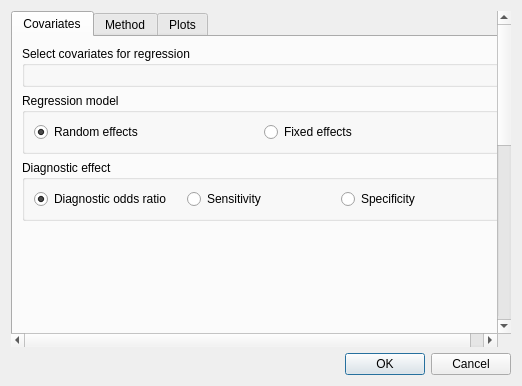
<?xml version="1.0" encoding="UTF-8"?>
<ui version="4.0">
 <class>AnalysisSetupDialog</class>
 <widget class="QDialog" name="AnalysisSetupDialog">
  <property name="windowModality">
   <enum>Qt::ApplicationModal</enum>
  </property>
  <property name="geometry"><rect><x>0</x><y>0</y><width>0</width><height>0</height></rect></property>
  <property name="windowTitle">
   <string>Method and parameters</string>
  </property>
  <property name="windowIcon">
   <iconset>
    <normaloff>:/misc/meta.png</normaloff>:/misc/meta.png</iconset>
  </property>
  <layout class="QVBoxLayout" name="verticalLayout">
   <item>
    <widget class="QScrollArea" name="content_scroll_area">
     <property name="frameShape"><enum>QFrame::NoFrame</enum></property>
     <property name="widgetResizable"><bool>true</bool></property>
     <widget class="QWidget" name="content_scroll_area_widget">
      <layout class="QVBoxLayout" name="content_scroll_layout">
       <property name="leftMargin"><number>0</number></property>
       <property name="topMargin"><number>0</number></property>
       <property name="rightMargin"><number>0</number></property>
       <property name="bottomMargin"><number>0</number></property>
       <item>
    <widget class="QTabWidget" name="specs_tab">
     <property name="currentIndex">
      <number>0</number>
     </property>
     <widget class="QWidget" name="covariates_tab">
      <attribute name="title">
       <string>Covariates</string>
      </attribute>
      <layout class="QVBoxLayout" name="covariates_tab_layout">
       <item>
        <widget class="QGroupBox" name="covariate_group_box">
         <property name="title">
          <string>Select covariates for regression</string>
         </property>
         <layout class="QGridLayout" name="covariates_layout"/>
        </widget>
       </item>
       <item>
       <widget class="QGroupBox" name="regression_model_group">
         <property name="title">
          <string>Regression model</string>
         </property>
         <layout class="QHBoxLayout" name="regression_model_layout">
          <item>
           <widget class="QRadioButton" name="random_effects_radio">
            <property name="text"><string>Random effects</string></property>
            <property name="checked"><bool>true</bool></property>
           </widget>
          </item>
          <item>
           <widget class="QRadioButton" name="fixed_effects_radio">
            <property name="text"><string>Fixed effects</string></property>
           </widget>
          </item>
         </layout>
        </widget>
       </item>
       <item>
        <widget class="QGroupBox" name="diagnostic_regression_group">
         <property name="title"><string>Diagnostic effect</string></property>
         <layout class="QHBoxLayout" name="diagnostic_regression_layout">
          <item><widget class="QRadioButton" name="dor_radio"><property name="text"><string>Diagnostic odds ratio</string></property><property name="checked"><bool>true</bool></property></widget></item>
          <item><widget class="QRadioButton" name="sensitivity_radio"><property name="text"><string>Sensitivity</string></property></widget></item>
          <item><widget class="QRadioButton" name="specificity_radio"><property name="text"><string>Specificity</string></property></widget></item>
         </layout>
        </widget>
       </item>
       <item><spacer name="covariates_spacer"><property name="orientation"><enum>Qt::Vertical</enum></property><property name="sizeHint" stdset="0"><size><width>20</width><height>40</height></size></property></spacer></item>
      </layout>
     </widget>
     <widget class="QWidget" name="methods_tab">
      <attribute name="title">
       <string>Method</string>
      </attribute>
      <layout class="QHBoxLayout" name="horizontalLayout">
       <item>
        <layout class="QGridLayout" name="gridLayout">
         <item row="0" column="0">
          <widget class="QLabel" name="method_lbl">
           <property name="text">
            <string>Analysis method:</string>
           </property>
           <property name="alignment">
            <set>Qt::AlignCenter</set>
           </property>
          </widget>
         </item>
         <item row="0" column="1">
          <widget class="AdaptiveComboBox" name="method_cbo_box"/>
         </item>
         <item row="1" column="0" colspan="2">
          <widget class="QGroupBox" name="parameter_grp_box">
           <property name="sizePolicy">
            <sizepolicy hsizetype="Preferred" vsizetype="Preferred">
             <horstretch>0</horstretch>
             <verstretch>40</verstretch>
            </sizepolicy>
           </property>
           <property name="title">
            <string/>
           </property>
          </widget>
         </item>
         <item row="0" column="2">
          <widget class="QLabel" name="lr_dor_method_lbl">
           <property name="visible"><bool>false</bool></property>
           <property name="text"><string>Likelihood ratios and diagnostic odds ratio</string></property>
           <property name="alignment"><set>Qt::AlignCenter</set></property>
          </widget>
         </item>
         <item row="0" column="3">
          <widget class="AdaptiveComboBox" name="lr_dor_method_cbo_box">
           <property name="visible"><bool>false</bool></property>
          </widget>
         </item>
         <item row="1" column="2" colspan="2">
          <widget class="QGroupBox" name="lr_dor_parameter_grp_box">
           <property name="visible"><bool>false</bool></property>
          </widget>
         </item>
         <item row="2" column="0" colspan="4">
          <widget class="QGroupBox" name="shared_diagnostic_params_box">
           <property name="visible"><bool>false</bool></property>
           <property name="title"><string>Shared parameters</string></property>
          </widget>
         </item>
        </layout>
       </item>
      </layout>
     </widget>
     <widget class="QWidget" name="plot_tab">
      <attribute name="title">
       <string>Plots</string>
      </attribute>
      <layout class="QVBoxLayout" name="verticalLayout_2">
       <item>
        <widget class="QGroupBox" name="style_group">
         <property name="title">
          <string>Plot style</string>
         </property>
         <layout class="QGridLayout" name="style_layout">
          <item row="0" column="0">
           <widget class="QLabel" name="style_label">
            <property name="text">
             <string>Style:</string>
            </property>
           </widget>
          </item>
          <item row="0" column="1" colspan="2">
           <widget class="AdaptiveComboBox" name="style_cbo">
            <item>
             <property name="text">
              <string>Default</string>
             </property>
            </item>
            <item>
             <property name="text">
              <string>RevMan</string>
             </property>
            </item>
            <item>
             <property name="text">
              <string>BMJ</string>
             </property>
            </item>
           </widget>
          </item>
         </layout>
        </widget>
       </item>
       <item>
        <widget class="QGroupBox" name="appearance_group">
         <property name="title">
          <string>Appearance</string>
         </property>
         <layout class="QGridLayout" name="appearance_layout">
          <item row="0" column="0">
          <widget class="QLabel" name="accent_label">
            <property name="text">
            <string>Accent color:</string>
           </property>
           <property name="buddy"><cstring>accent_color</cstring></property>
           </widget>
          </item>
          <item row="0" column="1">
           <widget class="QLineEdit" name="accent_color">
            <property name="text">
             <string>#2f5597</string>
            </property>
           </widget>
          </item>
          <item row="0" column="2">
          <widget class="QPushButton" name="color_btn">
            <property name="text">
             <string>Choose color...</string>
            </property>
            <property name="accessibleName"><string>Choose plot accent color</string></property>
            <property name="accessibleDescription"><string>Open a color picker for the plot accent color.</string></property>
            <property name="toolTip"><string>Choose the plot accent color</string></property>
           </widget>
          </item>
          <item row="1" column="0">
           <widget class="QLabel" name="point_size_label">
            <property name="text">
             <string>Point size multiplier:</string>
            </property>
           </widget>
          </item>
          <item row="1" column="1" colspan="2">
           <widget class="QDoubleSpinBox" name="point_size_multiplier">
            <property name="decimals">
             <number>2</number>
            </property>
            <property name="minimum">
             <double>0.250000000000000</double>
            </property>
            <property name="maximum">
             <double>3.000000000000000</double>
            </property>
            <property name="singleStep">
             <double>0.050000000000000</double>
            </property>
            <property name="value">
             <double>1.000000000000000</double>
            </property>
           </widget>
          </item>
         </layout>
        </widget>
       </item>
       <item>
        <widget class="QGroupBox" name="groupBox">
         <property name="title">
          <string>Column headings</string>
         </property>
         <layout class="QHBoxLayout" name="horizontalLayout_2">
          <item>
           <layout class="QGridLayout" name="gridLayout_2">
            <item row="0" column="0">
             <widget class="QLabel" name="label_2">
              <property name="toolTip">
               <string>Text for column title that appears on forest plot</string>
              </property>
              <property name="text">
               <string>Study / row heading:</string>
              </property>
             </widget>
            </item>
            <item row="0" column="1">
             <widget class="QLineEdit" name="col1_str_edit">
              <property name="text">
               <string>Study</string>
              </property>
             </widget>
            </item>
            <item row="0" column="2">
             <widget class="QCheckBox" name="show_1">
              <property name="text">
               <string>Show study labels</string>
              </property>
              <property name="checked">
               <bool>true</bool>
              </property>
             </widget>
            </item>
            <item row="1" column="0">
             <widget class="QLabel" name="label_4">
              <property name="toolTip">
               <string>Text for column title that appears on forest plot</string>
              </property>
              <property name="text">
               <string>Estimate heading:</string>
              </property>
             </widget>
            </item>
            <item row="1" column="1">
             <widget class="QLineEdit" name="col2_str_edit">
              <property name="text">
               <string>[default]</string>
              </property>
             </widget>
            </item>
            <item row="1" column="2">
             <widget class="QCheckBox" name="show_2">
              <property name="text">
               <string>Show estimate column</string>
              </property>
              <property name="checked">
               <bool>true</bool>
              </property>
             </widget>
            </item>
            <item row="2" column="0">
             <widget class="QLabel" name="label_5">
              <property name="toolTip">
               <string>Text for column title that appears on forest plot</string>
              </property>
              <property name="text">
               <string>First group heading:</string>
              </property>
             </widget>
            </item>
            <item row="2" column="1">
             <widget class="QLineEdit" name="col3_str_edit">
              <property name="text">
               <string>[default]</string>
              </property>
             </widget>
            </item>
            <item row="2" column="2">
             <widget class="QCheckBox" name="show_3">
              <property name="text">
               <string>Show first group data</string>
              </property>
              <property name="checked">
               <bool>true</bool>
              </property>
             </widget>
            </item>
            <item row="3" column="0">
             <widget class="QLabel" name="label_6">
              <property name="toolTip">
               <string>Text for column title that appears on forest plot</string>
              </property>
              <property name="text">
               <string>Second group heading:</string>
              </property>
             </widget>
            </item>
            <item row="3" column="1">
             <widget class="QLineEdit" name="col4_str_edit">
              <property name="text">
               <string>[default]</string>
              </property>
             </widget>
            </item>
            <item row="3" column="2">
             <widget class="QCheckBox" name="show_4">
              <property name="text">
               <string>Show second group data</string>
              </property>
              <property name="checked">
               <bool>true</bool>
              </property>
             </widget>
            </item>
           </layout>
          </item>
         </layout>
        </widget>
       </item>
       <item>
        <widget class="QGroupBox" name="default_panel">
         <property name="title">
          <string>Forest options</string>
         </property>
         <layout class="QGridLayout" name="default_layout">
          <item row="0" column="0">
           <widget class="QLabel" name="raw_counts_label">
            <property name="text">
             <string>Show raw-count columns:</string>
            </property>
           </widget>
          </item>
          <item row="0" column="1">
           <widget class="QCheckBox" name="show_raw_counts">
            <property name="text">
             <string>Show raw data columns</string>
            </property>
            <property name="checked">
             <bool>true</bool>
            </property>
           </widget>
          </item>
          <item row="1" column="0">
           <widget class="QLabel" name="headers_label">
            <property name="text">
             <string>Show headers:</string>
            </property>
           </widget>
          </item>
          <item row="1" column="1">
           <widget class="QCheckBox" name="show_headers">
            <property name="text">
             <string>Show column headings</string>
            </property>
            <property name="checked">
             <bool>true</bool>
            </property>
           </widget>
          </item>
          <item row="2" column="0">
           <widget class="QLabel" name="annotation_label">
            <property name="text">
             <string>Show annotation:</string>
            </property>
           </widget>
          </item>
          <item row="2" column="1">
           <widget class="QCheckBox" name="show_annotation">
            <property name="text">
             <string>Show</string>
            </property>
            <property name="checked">
             <bool>true</bool>
            </property>
           </widget>
          </item>
         </layout>
        </widget>
       </item>
       <item>
       <layout class="QGridLayout" name="gridLayout_3">
         <item row="0" column="0">
          <widget class="QLabel" name="label_7">
           <property name="text">
            <string>X-axis label:</string>
           </property>
          </widget>
         </item>
         <item row="0" column="2">
          <widget class="QLineEdit" name="x_lbl_le">
           <property name="text">
            <string>[default]</string>
           </property>
          </widget>
         </item>
         <item row="4" column="0">
          <widget class="QLabel" name="label_8">
           <property name="text">
            <string>X-axis ticks:</string>
           </property>
          </widget>
         </item>
         <item row="4" column="2">
          <widget class="QLineEdit" name="x_ticks_le">
           <property name="text">
            <string>[default]</string>
           </property>
          </widget>
         </item>
         <item row="1" column="0">
          <widget class="QLabel" name="label_9">
           <property name="text">
            <string>X-axis lower bound</string>
           </property>
          </widget>
         </item>
         <item row="1" column="2">
          <widget class="QLineEdit" name="plot_lb_le">
           <property name="text">
            <string>[default]</string>
           </property>
          </widget>
         </item>
         <item row="2" column="0">
          <widget class="QLabel" name="label_10">
           <property name="text">
            <string>X-axis upper bound</string>
           </property>
          </widget>
         </item>
         <item row="2" column="2">
          <widget class="QLineEdit" name="plot_ub_le">
           <property name="text">
            <string>[default]</string>
           </property>
          </widget>
         </item>
         <item row="5" column="0">
          <widget class="QLabel" name="label_11">
           <property name="text">
            <string>Show summary line:</string>
           </property>
          </widget>
         </item>
         <item row="5" column="2">
          <widget class="QCheckBox" name="show_summary_line">
           <property name="text">
            <string/>
           </property>
           <property name="checked">
            <bool>true</bool>
           </property>
          </widget>
         </item>
        </layout>
       </item>
       <item>
        <widget class="QGroupBox" name="regression_group">
         <property name="title"><string>Regression options</string></property>
         <layout class="QGridLayout" name="regression_layout">
          <item row="0" column="0"><widget class="QCheckBox" name="show_regression_line"><property name="text"><string>Show regression line</string></property><property name="checked"><bool>true</bool></property></widget></item>
          <item row="1" column="0"><widget class="QCheckBox" name="show_confidence_band"><property name="text"><string>Show confidence band</string></property><property name="checked"><bool>true</bool></property></widget></item>
          <item row="2" column="0"><widget class="QCheckBox" name="show_prediction_interval"><property name="text"><string>Show prediction interval</string></property></widget></item>
          <item row="3" column="0"><widget class="QCheckBox" name="show_legend"><property name="text"><string>Show legend</string></property></widget></item>
         </layout>
        </widget>
       </item>
       <item>
        <layout class="QHBoxLayout" name="horizontalLayout_4">
         <item>
          <widget class="QLabel" name="label_3">
           <property name="text">
            <string>Save image to:</string>
           </property>
           <property name="buddy"><cstring>image_path</cstring></property>
          </widget>
         </item>
         <item>
          <widget class="QLineEdit" name="image_path">
           <property name="text">
            <string/>
           </property>
          </widget>
         </item>
         <item>
          <widget class="QPushButton" name="save_btn">
            <property name="text">
             <string>Browse...</string>
            </property>
            <property name="accessibleName"><string>Browse plot image save path</string></property>
            <property name="accessibleDescription"><string>Choose the file path where the generated plot image will be saved.</string></property>
            <property name="toolTip"><string>Browse for the plot image save path</string></property>
          </widget>
         </item>
        </layout>
       </item>
      </layout>
     </widget>
    </widget>
       </item>
      </layout>
     </widget>
    </widget>
   </item>
   <item>
    <widget class="QDialogButtonBox" name="buttonBox">
     <property name="standardButtons">
      <set>QDialogButtonBox::Cancel|QDialogButtonBox::Ok</set>
     </property>
    </widget>
   </item>
  </layout>
 </widget>
 <customwidgets>
  <customwidget>
   <class>AdaptiveComboBox</class>
   <extends>QComboBox</extends>
   <header>adaptive_controls</header>
  </customwidget>
 </customwidgets>
 <resources>
  <include location="images/icons.qrc"/>
 </resources>
 <connections/>
</ui>
